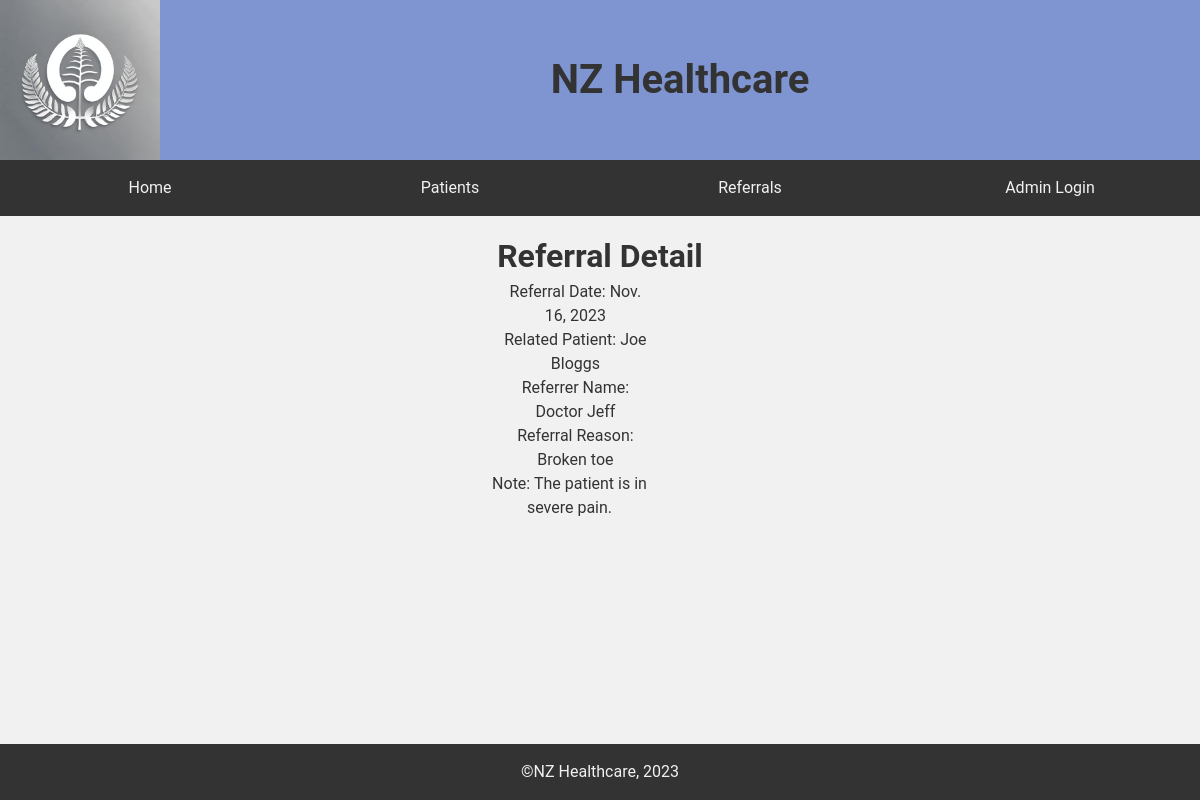
Page /referral/1/ (signed in) on the committed database.
### patients/models.py (models this page shows)
class Referral(models.Model):
    patient = models.ForeignKey(Patient, on_delete=models.CASCADE)
    referral_date = models.DateField()
    referrer_name = models.CharField(max_length=150)
    referral_reason = models.TextField(max_length=150)
    note = models.TextField()
    document = models.FileField(
        upload_to='referral_documents/', null=True, blank=True)

class Patient(models.Model):
    first_name = models.CharField(max_length=50)
    last_name = models.CharField(max_length=80)
    phone_number = models.CharField(max_length=12)
    date_of_birth = models.DateField()

### patients/views.py (the view)
@login_required
def referral_detail(request, referral_id):
    referral = get_object_or_404(Referral, id=referral_id)
    return render(request, 'referral_detail.html', {'referral': referral})

### patients/templates/referral_detail.html (shortened to what this page needs)
{% extends 'base.html' %} {% block title %}Referral Detail - NZ Healthcare{%endblock %} {% block content %}
<h1>Referral Detail</h1>
<div class="referral-info">
  <p>Referral Date: {{ referral.referral_date }}</p>
  <p>Related Patient: {{ referral.patient.first_name }} {{ referral.patient.last_name }}</p>
  <p>Referrer Name: {{ referral.referrer_name }}</p>
  <p>Referral Reason: {{ referral.referral_reason }}</p>
</div>
<div class="referral-content">
<p>Note: {{ referral.note }}</p>
</div>
{% endblock %}

### static/css/styles.css (style rules this page uses)
* { margin: 0; padding: 0; box-sizing: border-box; }
body { font-family: 'Roboto', sans-serif; font-size: 1em; line-height: 1.5; color: #333; background-color: #f1f1f1; }
main p { width: 75%; }

### rows in the picture
Referral: referral_date "Nov. 16, 2023", patient.first_name "Joe", patient.last_name "Bloggs", referrer_name "Doctor Jeff", referral_reason "Broken toe", note "The patient is in severe pain."
